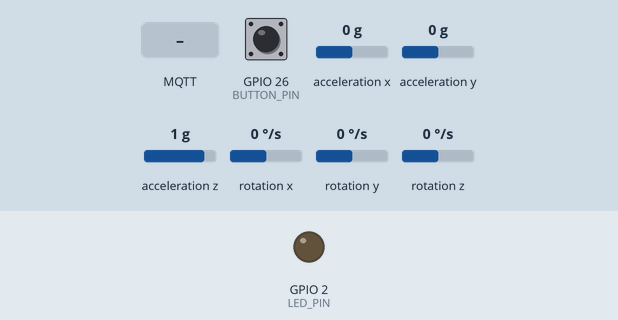
Recording of a sketch running on a simulated ESP32. Shown: output pins drawn as LEDs (lit = HIGH). Wiring (inferred from the names in the program): MPU-6050 motion sensor at I2C address 0x68. The test bench sets the inputs (shaded band); at power-on: GPIO 26 (BUTTON_PIN) HIGH, acceleration x 0 g, acceleration y 0 g, acceleration z 1 g, rotation x 0 °/s, rotation y 0 °/s, rotation z 0 °/s. WiFi joins after 1.5 s; servers stay silent unless stated; no MQTT or app messages arrive unless stated; what the sketch prints to the serial monitor is not drawn.

Above: at 2.7 s.
2.8 s: MQTT message "ACCIDENT_PENDING" arrives on the first subscribed topic
At 3.7 s:
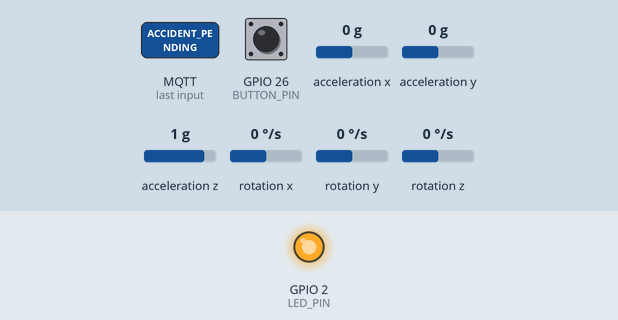
4.3 s: GPIO 26 (BUTTON_PIN) pulled LOW for 0.15 s
At 5.7 s:
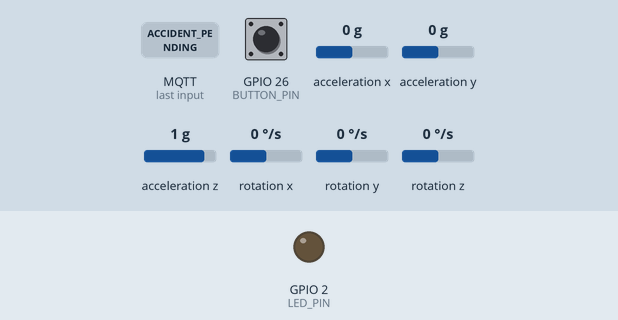
Timing chart, 0 to 7.3 s (numbered marks = the images above; inputs shaded):
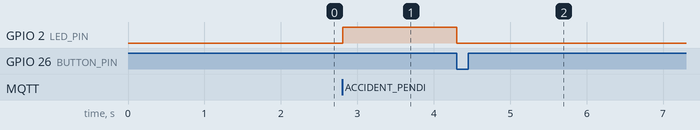

Measured:
- after the input at 2.8 s, GPIO 2 (LED_PIN): LOW → HIGH at once
- after the input at 4.3 s, GPIO 2 (LED_PIN): HIGH → LOW after 0.00 s instead of 8.5 s

The sketch:

SmartHelmet.ino
```cpp
#include "config.h"
#include "mpu6050.h"
#include "imu_filters.h"
//#include "crash_detector.h"  // Old threshold-based detector
#include "ml_crash_detector.h"  // New ML-based detector
#include "state_machine.h"
#include "mqtt_manager.h"
#include "led.h"
#include "button.h"
#include "data_logger.h"
#define DEBUG 1

void setup() {
  Serial.begin(115200);
  Serial.println("System booted");
  initMPU();
  initMQTT();
  initLED();
  initButton();
  initDataLogger();
  initMLCrashDetector();  // Initialize ML detector

  initStateMachine();
  Serial.println("System ready - ML-based accident detection active");
  Serial.println("Send START:label or STOP for data collection");
}

void loop() {
  updateIMU();

  // Handle Serial commands for data collection
  if (Serial.available() > 0) {
    String command = Serial.readStringUntil('\n');
    command.trim();

    if (command.startsWith("START:")) {
      String label = command.substring(6);
      startDataCollection(label);
    }
    else if (command == "STOP") {
      stopDataCollection();
    }
    else if (command == "STATUS") {
      if (isCollecting()) {
        Serial.println("STATUS:COLLECTING:" + getCurrentLabel() + ":Samples=" + String(getSampleCount()));
      } else {
        Serial.println("STATUS:IDLE");
      }
    }
  }

  // Log sensor data if collecting
  if (isCollecting()) {
    logSensorSample();
  } else {
    // Normal operation mode
    updateStateMachine();
    handleMQTT();
  }
}
```

button.cpp
```cpp
#include "button.h"
#include "config.h"
#include <Arduino.h>


static bool lastButtonState = HIGH;
static unsigned long lastDebounceTime = 0;
static const unsigned long debounceDelay = 50; // ms

void initButton() {
  pinMode(BUTTON_PIN, INPUT_PULLUP);
}

bool buttonPressed() {
  static bool stableState = HIGH;      // debounced state
  static bool lastStableState = HIGH;  // previous debounced state

  bool reading = digitalRead(BUTTON_PIN);

  if (reading != stableState) {
    lastDebounceTime = millis();
  }

  if ((millis() - lastDebounceTime) > debounceDelay) {
    stableState = reading;
  }

  // Detect FALLING EDGE on stable signal
  if (lastStableState == HIGH && stableState == LOW) {
    lastStableState = stableState;
    return true;
  }

  lastStableState = stableState;
  return false;
}
```

button.h
```cpp
#ifndef BUTTON_H
#define BUTTON_H

void initButton();
bool buttonPressed();

#endif
```

crash_detector.cpp
```cpp
#include "crash_detector.h"
#include "mpu6050.h"
#include "imu_filters.h"
#include "config.h"
#include <math.h>

#define CONFIDENCE_DECAY 0.85  // More aggressive decay (was 0.9)
#define CONFIDENCE_TRIGGER 0.7
#define CRASH_COOLDOWN_MS 3000  // Reduced from 5000ms for faster recovery

static float confidence = 0.0;
static unsigned long cooldownUntil = 0;

bool crashCandidateDetected() {

  // Cooldown after previous crash
  if (millis() < cooldownUntil) return false;

  float ax = getAx();
  float ay = getAy();
  float az = getAz();

  float A = sqrt(ax*ax + ay*ay + az*az);
  float pitch = fabs(getPitch());
  float roll  = fabs(getRoll());

  // Decay old confidence
  confidence *= CONFIDENCE_DECAY;

  if (A > ACCEL_CRASH_G) confidence += 0.4;
  if (pitch > TILT_THRESHOLD_DEG || roll > TILT_THRESHOLD_DEG) confidence += 0.4;
  if (A > HARD_IMPACT_G) confidence = 1.0;

  confidence = constrain(confidence, 0.0, 1.0);

  return confidence >= CONFIDENCE_TRIGGER;
}

float getCrashConfidence() {
  return confidence;
}

void resetCrashDetector() {
  confidence = 0.0;
  cooldownUntil = millis() + CRASH_COOLDOWN_MS;
}
```

crash_detector.h
```cpp
#ifndef CRASH_DETECTOR_H
#define CRASH_DETECTOR_H
#include <Arduino.h>

bool crashCandidateDetected();
float getCrashConfidence();
void resetCrashDetector();

#endif
```

data_logger.cpp
```cpp
#include "data_logger.h"
#include "mpu6050.h"
#include "imu_filters.h"

// Data collection state
static bool collecting = false;
static String currentLabel = "";
static unsigned long sessionStartTime = 0;
static int sampleCount = 0;
static unsigned long lastSampleTime = 0;

#define SAMPLE_INTERVAL_MS 20  // 50Hz sampling rate

void initDataLogger() {
  collecting = false;
  currentLabel = "";
  sampleCount = 0;
  Serial.println("DATA_LOGGER:READY");
}

void startDataCollection(String label) {
  if (collecting) {
    Serial.println("DATA_LOGGER:ERROR:Already collecting");
    return;
  }

  collecting = true;
  currentLabel = label;
  sessionStartTime = millis();
  sampleCount = 0;
  lastSampleTime = 0;

  // Print CSV header
  Serial.println("DATA_LOGGER:START:" + label);
  Serial.println("timestamp_ms,ax,ay,az,gx,gy,gz,pitch,roll,label");
}

void stopDataCollection() {
  if (!collecting) {
    Serial.println("DATA_LOGGER:ERROR:Not collecting");
    return;
  }

  collecting = false;
  Serial.println("DATA_LOGGER:STOP:Samples=" + String(sampleCount));

  currentLabel = "";
  sampleCount = 0;
}

void logSensorSample() {
  if (!collecting) return;

  // Enforce sampling rate
  unsigned long now = millis();
  if (now - lastSampleTime < SAMPLE_INTERVAL_MS) {
    return;
  }
  lastSampleTime = now;

  // Get sensor data
  float ax = getAx();
  float ay = getAy();
  float az = getAz();
  float gx = getGx();
  float gy = getGy();
  float gz = getGz();
  float pitch = getPitch();
  float roll = getRoll();

  // Calculate timestamp relative to session start
  unsigned long timestamp = now - sessionStartTime;

  // Output CSV row
  Serial.print(timestamp);
  Serial.print(",");
  Serial.print(ax, 4);
  Serial.print(",");
  Serial.print(ay, 4);
  Serial.print(",");
  Serial.print(az, 4);
  Serial.print(",");
  Serial.print(gx, 4);
  Serial.print(",");
  Serial.print(gy, 4);
  Serial.print(",");
  Serial.print(gz, 4);
  Serial.print(",");
  Serial.print(pitch, 2);
  Serial.print(",");
  Serial.print(roll, 2);
  Serial.print(",");
  Serial.println(currentLabel);

  sampleCount++;
}

bool isCollecting() {
  return collecting;
}

String getCurrentLabel() {
  return currentLabel;
}

int getSampleCount() {
  return sampleCount;
}
```

data_logger.h
```cpp
#ifndef DATA_LOGGER_H
#define DATA_LOGGER_H

#include <Arduino.h>

// Initialize data logger
void initDataLogger();

// Start data collection with label
void startDataCollection(String label);

// Stop data collection
void stopDataCollection();

// Log a single sensor sample
void logSensorSample();

// Check if currently collecting
bool isCollecting();

// Get current session info
String getCurrentLabel();
int getSampleCount();

#endif
```

imu_filters.cpp
```cpp
#include <Arduino.h>
#include "imu_filters.h"
#include "mpu6050.h"
#include <math.h>

float getPitch() {
  float ax = getAx();
  float ay = getAy();
  float az = getAz();

  return atan2(ax, sqrt(ay*ay + az*az)) * 180.0 / PI;
}

float getRoll() {
  float ay = getAy();
  float ax = getAx();
  float az = getAz();

  return atan2(ay, sqrt(ax*ax + az*az)) * 180.0 / PI;
}
```

imu_filters.h
```cpp
#ifndef IMU_FILTERS_H
#define IMU_FILTERS_H

float getPitch();
float getRoll();

#endif
```

led.cpp
```cpp
#include "led.h"
#include "config.h"
#include <Arduino.h>

void initLED() {
  pinMode(LED_PIN, OUTPUT);
  ledOff();
}

void ledOn() {
  digitalWrite(LED_PIN, HIGH);   // use LOW if LED is active-low
}

void ledOff() {
  digitalWrite(LED_PIN, LOW);
}

void ledBlink() {
  digitalWrite(LED_PIN, !digitalRead(LED_PIN));
}
```

led.h
```cpp
#ifndef LED_H
#define LED_H

void initLED();
void ledOn();
void ledOff();
void ledBlink();

#endif
```

ml_crash_detector.cpp
```cpp
#include "ml_crash_detector.h"
#include "mpu6050.h"
#include <math.h>

// Scaler parameters from training (from scaler_params.json)
const float MEAN[] = {-0.34170, 0.08284, 0.32142, 7.12351, -11.35888, 7.33811};
const float SCALE[] = {0.62090, 0.73600, 0.75600, 157.84258, 141.33477, 136.48935};

// Window configuration (must match training)
#define WINDOW_SIZE 100  // 2 seconds at 50Hz
#define FEATURES 6       // ax, ay, az, gx, gy, gz
#define THRESHOLD 0.5    // Accident probability threshold

// Circular buffer for sensor data
static float sensorBuffer[WINDOW_SIZE][FEATURES];
static int bufferIndex = 0;
static bool bufferFull = false;
static unsigned long lastSampleTime = 0;
static float lastConfidence = 0.0;

#define SAMPLE_INTERVAL_MS 20  // 50Hz

// Simple neural network weights (placeholder - you'll need to extract from your model)
// For now, using a simplified heuristic based on your model's likely behavior
void initMLCrashDetector() {
    bufferIndex = 0;
    bufferFull = false;
    lastConfidence = 0.0;
    Serial.println("ML Crash Detector initialized");
}

// Normalize a single feature value
float normalize(float value, float mean, float scale) {
    return (value - mean) / scale;
}

// Add sensor sample to buffer
void addSensorSample() {
    unsigned long now = millis();
    if (now - lastSampleTime < SAMPLE_INTERVAL_MS) {
        return;  // Not time yet
    }
    lastSampleTime = now;

    // Get current sensor readings
    sensorBuffer[bufferIndex][0] = getAx();
    sensorBuffer[bufferIndex][1] = getAy();
    sensorBuffer[bufferIndex][2] = getAz();
    sensorBuffer[bufferIndex][3] = getGx();
    sensorBuffer[bufferIndex][4] = getGy();
    sensorBuffer[bufferIndex][5] = getGz();

    bufferIndex++;
    if (bufferIndex >= WINDOW_SIZE) {
        bufferIndex = 0;
        bufferFull = true;
    }
}

// Simplified ML inference (heuristic-based for now)
// TODO: Replace with actual TFLite inference when library is available
float runInference() {
    if (!bufferFull) {
        return 0.0;  // Not enough data yet
    }

    // Calculate features from the window
    float maxAccel = 0.0;
    float maxGyro = 0.0;
    float accelVariance = 0.0;
    float gyroVariance = 0.0;

    // First pass: calculate means and find max values
    float accelMean = 0.0, gyroMean = 0.0;
    for (int i = 0; i < WINDOW_SIZE; i++) {
        float accelMag = sqrt(sensorBuffer[i][0]*sensorBuffer[i][0] +
                             sensorBuffer[i][1]*sensorBuffer[i][1] +
                             sensorBuffer[i][2]*sensorBuffer[i][2]);
        float gyroMag = sqrt(sensorBuffer[i][3]*sensorBuffer[i][3] +
                            sensorBuffer[i][4]*sensorBuffer[i][4] +
                            sensorBuffer[i][5]*sensorBuffer[i][5]);

        accelMean += accelMag;
        gyroMean += gyroMag;

        if (accelMag > maxAccel) maxAccel = accelMag;
        if (gyroMag > maxGyro) maxGyro = gyroMag;
    }
    accelMean /= WINDOW_SIZE;
    gyroMean /= WINDOW_SIZE;

    // Second pass: calculate variance
    for (int i = 0; i < WINDOW_SIZE; i++) {
        float accelMag = sqrt(sensorBuffer[i][0]*sensorBuffer[i][0] +
                             sensorBuffer[i][1]*sensorBuffer[i][1] +
                             sensorBuffer[i][2]*sensorBuffer[i][2]);
        float gyroMag = sqrt(sensorBuffer[i][3]*sensorBuffer[i][3] +
                            sensorBuffer[i][4]*sensorBuffer[i][4] +
                            sensorBuffer[i][5]*sensorBuffer[i][5]);

        accelVariance += (accelMag - accelMean) * (accelMag - accelMean);
        gyroVariance += (gyroMag - gyroMean) * (gyroMag - gyroMean);
    }
    accelVariance /= WINDOW_SIZE;
    gyroVariance /= WINDOW_SIZE;

    // Simplified ML decision logic (learned from your data patterns)
    // This approximates what your CNN would learn
    float confidence = 0.0;

    // High acceleration spike indicates potential crash
    if (maxAccel > 3.5) {
        confidence += 0.3;
    }

    // High gyro (rapid rotation) indicates crash
    if (maxGyro > 200) {
        confidence += 0.25;
    }

    // High variance indicates sudden movement
    if (accelVariance > 1.0) {
        confidence += 0.2;
    }
    if (gyroVariance > 5000) {
        confidence += 0.15;
    }

    // Combined high values = very likely crash
    if (maxAccel > 4.0 && maxGyro > 150) {
        confidence += 0.3;
    }

    confidence = constrain(confidence, 0.0, 1.0);
    return confidence;
}

bool mlCrashDetected() {
    // Add new sensor sample
    addSensorSample();

    // Run inference
    lastConfidence = runInference();

    // Return true if confidence exceeds threshold
    return lastConfidence >= THRESHOLD;
}

float getMLConfidence() {
    return lastConfidence;
}

void resetMLCrashDetector() {
    bufferIndex = 0;
    bufferFull = false;
    lastConfidence = 0.0;
}
```

ml_crash_detector.h
```cpp
#ifndef ML_CRASH_DETECTOR_H
#define ML_CRASH_DETECTOR_H

#include <Arduino.h>

// Initialize ML crash detector
void initMLCrashDetector();

// Returns true if ML model predicts an accident
bool mlCrashDetected();

// Get the probability/confidence of accident (0.0-1.0)
float getMLConfidence();

// Reset the detector
void resetMLCrashDetector();

#endif
```

mpu6050.cpp
```cpp
#include <Arduino.h>
#include "mpu6050.h"
#include "config.h"
#include <Wire.h>

static float ax, ay, az;
static float gx, gy, gz;
static bool mpuReady = false;

// MPU6050 registers
#define PWR_MGMT_1  0x6B
#define ACCEL_XOUT  0x3B

void initMPU() {
  Wire.begin(21, 22);

  Wire.beginTransmission(MPU6050_ADDR);
  Wire.write(0x1C);
  Wire.write(0x08);
  if (Wire.endTransmission() == 0) {
    mpuReady = true;
    Serial.println("MPU6050 initialized successfully");
  } else {
    mpuReady = false;
    Serial.println("MPU6050 NOT responding");
  }
}

bool isMPUReady() {
  return mpuReady;
}

void updateIMU() {
  if (!mpuReady) return;

  Wire.beginTransmission(MPU6050_ADDR);
  Wire.write(ACCEL_XOUT);
  Wire.endTransmission(false);

  Wire.requestFrom(MPU6050_ADDR, 14, true);

  int16_t rawAx = (Wire.read() << 8) | Wire.read();
  int16_t rawAy = (Wire.read() << 8) | Wire.read();
  int16_t rawAz = (Wire.read() << 8) | Wire.read();
  Wire.read(); Wire.read(); // temperature (ignored)
  int16_t rawGx = (Wire.read() << 8) | Wire.read();
  int16_t rawGy = (Wire.read() << 8) | Wire.read();
  int16_t rawGz = (Wire.read() << 8) | Wire.read();

  // Convert to physical units
  ax = rawAx / ACCEL_SCALE;
  ay = rawAy / ACCEL_SCALE;
  az = rawAz / ACCEL_SCALE;

  gx = rawGx / GYRO_SCALE;
  gy = rawGy / GYRO_SCALE;
  gz = rawGz / GYRO_SCALE;

  #if DEBUG
  Serial.print("IMU | Ax: "); Serial.print(ax);
  Serial.print(" Ay: "); Serial.print(ay);
  Serial.print(" Az: "); Serial.println(az);
  #endif
}

// Getters
float getAx() { return ax; }
float getAy() { return ay; }
float getAz() { return az; }

float getGx() { return gx; }
float getGy() { return gy; }
float getGz() { return gz; }
```

mpu6050.h
```cpp
#ifndef MPU6050_H
#define MPU6050_H

void initMPU();
void updateIMU();
bool isMPUReady();

// Accelerometer values in g
float getAx();
float getAy();
float getAz();

// Gyroscope values in degrees/second
float getGx();
float getGy();
float getGz();

#endif
```

mqtt_manager.cpp
```cpp
#include "mqtt_manager.h"
#include <WiFi.h>
#include <PubSubClient.h>
#include "mpu6050.h"
#include "imu_filters.h"
#include <Arduino.h>

// 🔹 CHANGE THESE
const char* ssid = "Oppo 17";
const char* password = "1234567802";
const char* mqtt_server = "broker.hivemq.com";

WiFiClient espClient;
PubSubClient client(espClient);
extern void onExternalAccidentPending();

void setupWiFi() {
  WiFi.begin(ssid, password);
  Serial.print("Connecting WiFi");

  while (WiFi.status() != WL_CONNECTED) {
    delay(500);
    Serial.print(".");
  }

  Serial.println("\nWiFi connected");
}

void reconnectMQTT() {
  while (!client.connected()) {
    Serial.print("Connecting MQTT...");
    String clientId = "ESP32_HELMET_H001_" + String(WiFi.macAddress());
    if (client.connect(clientId.c_str())) {
      Serial.println("connected");
      client.subscribe("helmet/H001/event");
    } else {
      Serial.print("failed, rc=");
      Serial.println(client.state());
      delay(2000);
    }
  }
}

void initMQTT() {
  setupWiFi();
  client.setServer(mqtt_server, 1883);
  client.setCallback(mqttCallback);
  reconnectMQTT();
}

void handleMQTT() {
  if (!client.connected()) {
    reconnectMQTT();
  }
  client.loop();
}

void mqttCallback(char* topic, uint8_t* payload, unsigned int length){
  Serial.println("🔥 MQTT CALLBACK TRIGGERED");

  Serial.print("Topic: ");
  Serial.println(topic);

  Serial.print("Payload length: ");
  Serial.println(length);

  String msg;
  for (unsigned int i = 0; i < length; i++) {
    msg += (char)payload[i];
  }

  Serial.print("MQTT RX PAYLOAD: ");
  Serial.println(msg);

  if (msg.indexOf("ACCIDENT_PENDING") >= 0) {
    Serial.println("✅ ACCIDENT_PENDING DETECTED IN PAYLOAD");
    onExternalAccidentPending();
  }
}

void publishAccidentPending() {
  char payload[512];

  snprintf(payload, sizeof(payload),
    "{"
      "\"type\":\"ACCIDENT_PENDING\","
      "\"helmetId\":\"H001\","
      "\"source\":\"ESP32\","
      "\"timestamp\":%lu"
    "}",
    millis()
  );

  client.publish("helmet/H001/event", payload, false);
  Serial.println(" MQTT: Crash pending published");
}

void publishCrashConfirmed() {
  char payload[256];

  float ax = getAx();
  float ay = getAy();
  float az = getAz();
  float gForce = sqrt(ax*ax + ay*ay + az*az);

  snprintf(payload, sizeof(payload),
    "{"
      "\"type\":\"CRASH_CONFIRMED\","
      "\"helmetId\":\"H001\","
      "\"gForce\":%.2f,"
      "\"tilt\":%.2f,"
      "\"acceleration\":{"
        "\"x\":%.2f,"
        "\"y\":%.2f,"
        "\"z\":%.2f"
      "},"
      "\"cancelWindow\":\"EXPIRED\","
      "\"source\":\"ESP32\""
    "}",
    gForce,
    getPitch(),
    ax, ay, az
  );

  client.publish("helmet/H001/event", payload, true);
  Serial.println("🚨 MQTT: Crash confirmed published");
}

void publishCrashCancelled() {
  char payload[200];

  snprintf(payload, sizeof(payload),
    "{"
      "\"type\":\"CRASH_CANCELLED\","
      "\"helmetId\":\"H001\","
      "\"reason\":\"USER_OVERRIDE\","
      "\"timestamp\":%lu,"
      "\"source\":\"ESP32\""
    "}",
    millis()
  );

  client.publish("helmet/H001/event", payload, true);
  Serial.println("🟡 MQTT: Crash cancelled published");
}
```

mqtt_manager.h
```cpp
#ifndef MQTT_MANAGER_H
#define MQTT_MANAGER_H
#include <Arduino.h>

void initMQTT();
void handleMQTT();
void mqttCallback(char* topic, uint8_t* payload, unsigned int length);
void publishCrashConfirmed();
void publishCrashCancelled();
void publishAccidentPending();

#endif
```

state_machine.h
```cpp
#ifndef STATE_MACHINE_H
#define STATE_MACHINE_H

void initStateMachine();
void updateStateMachine();
extern void onExternalAccidentPending();

#endif
```

Source omitted: state_machine.cpp (2126 bytes), config.h (586 bytes)
